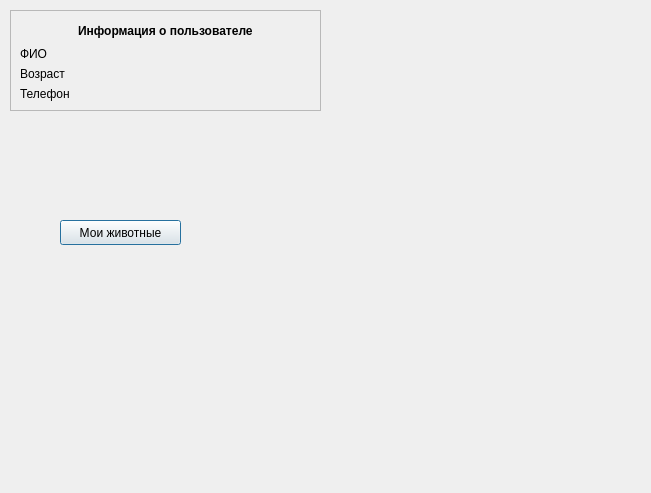
<?xml version="1.0" encoding="UTF-8"?>
<ui version="4.0">
 <class>PatientPanel</class>
 <widget class="QDialog" name="PatientPanel">
  <property name="geometry">
   <rect>
    <x>0</x>
    <y>0</y>
    <width>651</width>
    <height>493</height>
   </rect>
  </property>
  <property name="windowTitle">
   <string>Dialog</string>
  </property>
  <widget class="QFrame" name="frame">
   <property name="geometry">
    <rect>
     <x>10</x>
     <y>10</y>
     <width>311</width>
     <height>101</height>
    </rect>
   </property>
   <property name="frameShape">
    <enum>QFrame::StyledPanel</enum>
   </property>
   <property name="frameShadow">
    <enum>QFrame::Raised</enum>
   </property>
   <layout class="QVBoxLayout" name="verticalLayout_2">
    <item alignment="Qt::AlignHCenter">
     <widget class="QLabel" name="label">
      <property name="font">
       <font>
        <weight>75</weight>
        <bold>true</bold>
       </font>
      </property>
      <property name="text">
       <string>Информация о пользователе</string>
      </property>
     </widget>
    </item>
    <item>
     <layout class="QVBoxLayout" name="verticalLayout">
      <item>
       <widget class="QLabel" name="label_FIO">
        <property name="text">
         <string>ФИО</string>
        </property>
       </widget>
      </item>
      <item>
       <widget class="QLabel" name="label_age">
        <property name="text">
         <string>Возраст</string>
        </property>
       </widget>
      </item>
      <item>
       <widget class="QLabel" name="label_telephone">
        <property name="text">
         <string>Телефон</string>
        </property>
       </widget>
      </item>
     </layout>
    </item>
   </layout>
  </widget>
  <widget class="QPushButton" name="button_myAnimals">
   <property name="geometry">
    <rect>
     <x>60</x>
     <y>220</y>
     <width>121</width>
     <height>25</height>
    </rect>
   </property>
   <property name="text">
    <string>Мои животные</string>
   </property>
  </widget>
 </widget>
 <resources/>
 <connections/>
</ui>
